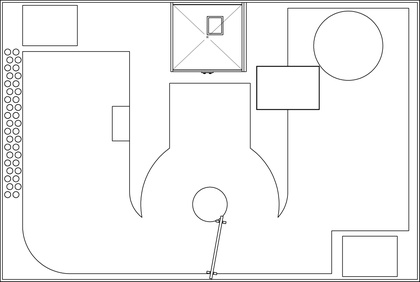
%> input picture Navigation/BoardScale1-20.jpg, 420 x 282 px, shrunk from 2185 x 1465 before the run
$ octave --eval "EPR_Team;"   (GNU Octave 9; MATLAB toolbox functions it lacks are replaced by stand-ins)
%> lines starting %> are read from the running program, lines starting %| are printed output that depends on the picture
### Navigation/initVar.m
function initVar

global currentPos currentTask currentSubTask xPos yPos Phi mode...
    counter Ctask achievePosMt collectSnow command_X command_Y command_Phi...
    newCommand command_Index countCollectSnow BoardMapData...
    currentDisplay robotSize scaleFactor robotXCenter robotYCenter ...
    blobColor VideoFeedData newStatus readyToCollect DumpSnow...
    ReadyToDumpSnow DumpDebris ReadyToDumpDebris achievePosTree...
    removeTree readyToLift readyToReleaseTree dumpTree readyToClear...
    xPosInit yPosInit PhiInit counterserial clearRoofLeft readyToClearRoof...
    clearRoofRight roofCleaned GPS_X GPS_Y GPS_Phi achievePosRoof


scaleFactor = 591.395; %The scale factor between the Plot and Reality
windowWidth = 1000; %Memory of the robot: the number of location points to keep
robotSize = 0.1768; %This is an actual-size robot, in meters
xPos = linspace(0, 0, windowWidth*3); %x coordinate pointing right of the robot
yPos = linspace(0, 0, windowWidth*3); %y coordinate pointing down of the robot
Phi = linspace(0, 0, windowWidth*3); %Orientation Phi of the Robot from axis x towards y

%Position the Robot at the starting point
xPosInit = 3.246;
yPosInit = 2.283;
PhiInit = 0;
xPos(end) = 0;
yPos(end) = 0;
Phi = 0;

%Drawing variables for the robot on the plot
robotXCenter = xPos(end);
robotYCenter = yPos(end);
blobColor = 'green';

%Display on GUI variables
BoardMapData = imread('BoardScale1-20.jpg'); %Board configuration map
%> BoardMapData is the input picture: size 282x420x3 uint8; min 7, max 255, mean 245
VideoFeedData = imread('ball3ft.jpg'); %Video Feed from the Kinect
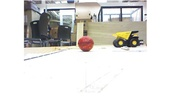
%> input picture Navigation/ball3ft.jpg, 171 x 111 px, shrunk from 892 x 578 before the run
%> VideoFeedData is the input picture: size 111x171x3 uint8; mean R, G, B 223.6, 222.4, 219.6
currentPos = [0 0 0]; %Position of the Robot
currentTask = 'Robot Initializing';
currentSubTask = 'Robot Initializing';
currentDisplay = 'Robot Initializing';
counter = 0; %refreshing rate of the plot in automatic mode
counterserial = 0;

%Automatic Loop variables
mode = 'automatic'; %choosing the mode of the robot manual/automatic
Ctask = 0; %Task selection: 1 for Mt Simmons, 2 for tree removal and 3 for cleaning the roof
command_X = 0; %Command X coordinate to send to Arduino
command_Y = 0; %Command Y coordinate to send to Arduino
command_Phi = 0; %Command robot orientation to send to Arduino
command_Index = 0; %Commands reading flag
achievePosMt = 0; %Achieved Mt Simmons area position asked from the command
newStatus = 0; % Received something from the Arduino
newCommand = 0; %Does the robot has a position command to follow
countCollectSnow = 1; %counter for number of time we collect the snow
collectSnow = 0; %Use the manipulator to scoop snow and debris
readyToCollect = 0; %Flag to have the robot wait to have the good orientation
                    %and position regarding the debris before scooping them
DumpSnow = 0; %Start snow dumping procedure
ReadyToDumpSnow = 0; %Flag to have the robot wait to have the good orientation
                    %and position regarding the truck before dumping snow
DumpDebris = 0; %Start debris dumping procedure
ReadyToDumpDebris = 0;%Flag to have the robot wait to have the good orientation
                    %and position regarding the truck before dumping debris
achievePosTree = 0; %Achieved Tree area position asked from the command
removeTree = 0; %Tree removal procedure flag
readyToLift = 0; %Lifting Tree procedure flag
dumpTree = 0; %Dumping the tree procedure flag
readyToReleaseTree = 0; %Releasing tree on the side procedure flag
readyToClear = 0; %Flag for clearing the path in front of us in case the basic procedure failed
achievePosRoof = 0; %Achieved Roof area position asked from the command
clearRoofLeft = 0; %Flag to start cleaning the left part of the roof
readyToClearRoof = 0;%Flag to clean the roof with the scoop
clearRoofRight = 0; %Flag to start cleaning the right part of the roof
roofCleaned = 0; %Flag to go back to standby position
GPS_X=0;
GPS_Y=0;
GPS_Phi=0;
end

### Navigation/EPR_Team.m
function EPR_Team

clc
clear all

global f f_manual f_automatic f_title f_robotPosTable f_BoardMap f_Video...
    f_textTask f_currentTask f_textRobotPos f_textLibrary f_dismantle ...
    f_controlPanel f_taskPanel f_snowCollection f_dumpsnow ...
    f_dumpdebris f_clearTree f_releaseTree f_liftTree f_clearRoof ...
    f_alignRoof f_clearSnow f_boardPanel f_textSubTask f_currentSubTask ...
    f_restPos f_textDisplay f_currentDisplay currentPos xPos yPos Phi mode...
    counter Ctask achievePosMt collectSnow command_X command_Y command_Phi...
    newCommand command_Index countCollectSnow currentTask currentSubTask...
    currentDisplay robotSize scaleFactor robotXCenter robotYCenter BoardMapData...
    blobColor VideoFeedData newStatus readyToCollect dumpSnow dumpDebris...
    readyToDumpSnow readyToDumpDebris achievePosTree removeTree readyToLift...
    readyToReleaseTree dumpTree readyToClear serialConnection...
    serialData xPosInit yPosInit PhiInit counterserial clearRoofLeft...
    readyToClearRoof clearRoofRight roofCleaned s1 achievePosRoof...
    f_clearRoofRight f_clearRoofLeft


%Create the GUI and initialise the variables
initVar();
initGUI();
%> (this line was passed over: instrfind is not available in this run)

% %Create the connexion between GPS signal and the Robot
% serverIP ='192.168.1.212'; %Use for testing with the 2.12 servers
% s1 = tcpip(serverIP,2121,'NetworkRole','Client');
% fopen(s1);

%Select the plot on the left
axes(f_BoardMap);

%Plot the Robot Trajectory and the Robot on the BoardMap
hold on
imshow(BoardMapData);
plot(xPos, yPos, '.');
robotBlob = patch(scaleFactor.*[robotXCenter-robotSize robotXCenter-robotSize ...
    robotXCenter robotXCenter+robotSize robotXCenter+robotSize], ...
    scaleFactor.*[robotYCenter-robotSize robotYCenter+robotSize robotYCenter+ ...
    1.5*robotSize robotYCenter+robotSize robotYCenter-robotSize], blobColor);
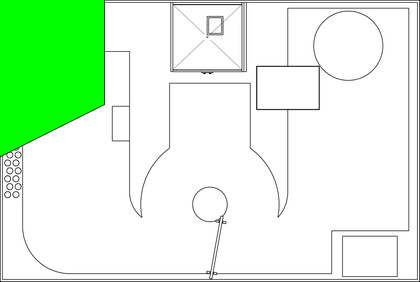
%> figure redrawn from the program's plot data
rotate(robotBlob, [0,0,1], Phi, [scaleFactor.*robotXCenter,scaleFactor.*robotYCenter, 0]);
hold off

%Choose the right plot and show the video from the Kinect
axes(f_Video);
imshow(VideoFeedData);

%Make the UI visible and run the program
while (1)
    %If the window is closed, exit the loop
    if ~ishghandle(f)
        break;
    end

    try
        %Keep reading and processing until the buffer is almost empty
        while (counterserial>50 ||serialConnection.BytesAvailable > 12)
            %Get a line of format: actual,desired\n from the Serial buffer
            serialData = fscanf(serialConnection, '%s');
            %Break the line into actual and desired
            splitData = strsplit(serialData, ',');
            %Get actual and desired data as numbers instead of strings
            newxPos = str2double(splitData(1));
            newyPos = str2double(splitData(2));
            newAngle = (180/pi)*str2double(splitData(3));
            newStatus = str2double(splitData(4));
            %Drop the first elements of the data vectors
            xPos(1) = [];
            yPos(1) = [];
            %             newxPos = xPosInit + newxPos;
            %             newyPos = yPosInit + newyPos;

            %Append the new values to the _mdata vectors
            xPos = [xPos newxPos];
            yPos = [yPos newyPos];
            Phi = [Phi newAngle];

            counterserial = 0;
        end

        counterserial = counterserial +1;

        %Compute the new position of the robot
        robotXCenter = xPosInit - yPos(end);
        robotYCenter = yPosInit - xPos(end);

        %Update current position of the robot on the UI
        currentPos = [xPos(end),yPos(end),Phi(end)];
        set(f_robotPosTable,'Data',currentPos);


        %Refresh the plot of the Board Map only after 1000 count or in
        %manual mode.
        if(counter>1 || strcmp(mode, 'manual'))
            cla(f_BoardMap);
            axes(f_BoardMap);
            hold on
            imshow(BoardMapData);
            plot(scaleFactor.*(xPosInit - yPos), scaleFactor.*(yPosInit-xPos), '.');
            robotBlob = patch(scaleFactor.*[robotXCenter-robotSize robotXCenter-robotSize ...
                robotXCenter robotXCenter+robotSize robotXCenter+robotSize], ...
                scaleFactor.*[robotYCenter-robotSize robotYCenter+robotSize robotYCenter+ ...
                1.5*robotSize robotYCenter+robotSize robotYCenter-robotSize], blobColor);
            rotate(robotBlob, [0,0,1], -Phi(end)-180, [scaleFactor.*robotXCenter,scaleFactor.*robotYCenter, 0]);
            hold off


            counter = 0;

        else
            counter = counter +1;
        end

        set(f,'Name','2.12 EPR Team');% Assign the GUI a name to appear in the window title.
        set(f,'Visible','on');% Make the GUI visible.
        drawnow

        %Logic for handling 'Automatic' mode operation

        %Task n°1 Dismantling Mt Simmons
        if (strcmp(mode,'automatic'))
            if(Ctask == 0)
                %Display on the GUI the current task
                if(~strcmp(currentTask,'Robot Standby'))
                    currentTask = 'Robot Standby';
                    set(f_currentTask, 'String', currentTask);
                end

                %Display on the GUI the current task
                if(~strcmp(currentSubTask,'Robot Standby'))
                    currentSubTask = 'Robot Standby';
                    set(f_currentSubTask, 'String', currentSubTask);
                end

                %Display on the GUI the current task
                if(~strcmp(currentDisplay,'Robot Standby'))
                    currentDisplay = 'Robot Standby';
                    set(f_currentDisplay, 'String', currentDisplay);
                end
            end
            %Automatic Dismantling of Mt Simmons
            if(Ctask == 1)
                ExcecuteTask1(newxPos, newyPos, newAngle);
            end

            %Stop Task 1 and move to Task 2
            if(countCollectSnow >4)
                countCollectSnow = 1;
                Ctask =2;
            end

            %Automatic Tree removal
            if(Ctask == 2)
                ExcecuteTask2(newxPos, newyPos, newAngle)
            end

            if(Ctask ==3)
                ExcecuteTask3(newxPos, newyPos, newAngle)
            end

        end
    catch
        %         display('Bad Serial Data:');
        %         display(serialData);
    end
end
%Close the serial connection
fclose(serialConnection);
delete(serialConnection);
% %close GPS connexion
% fclose(s1);

display('Serial Connection gracefully closed!');

end
%> (the run ends here)
